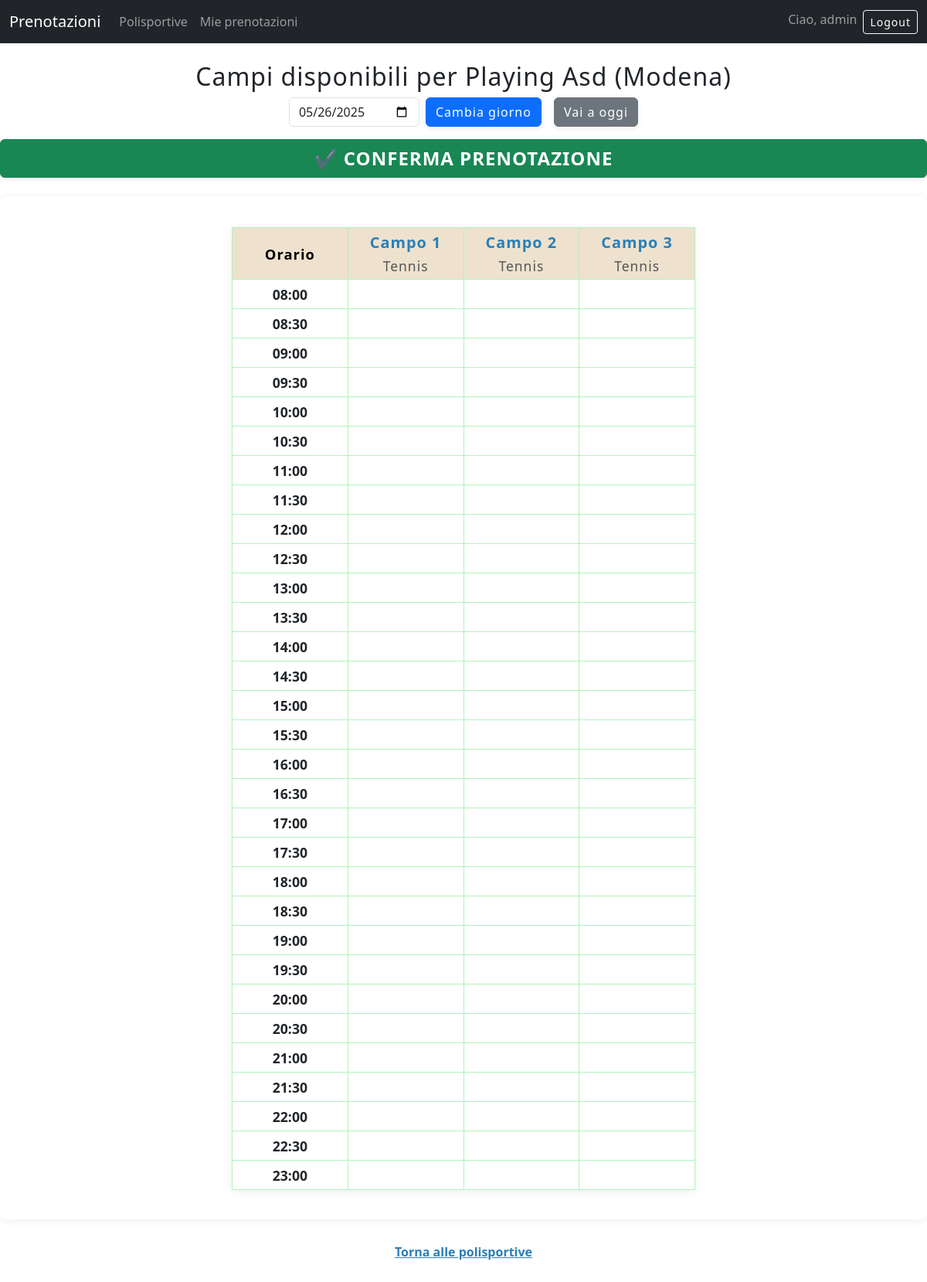
The page /accounts/polisportiva/1/campi/?data=&ora=&sport= (signed in) on the database its author committed.
### accounts/models.py (models this page shows, shortened)
class Account(AbstractBaseUser, PermissionsMixin):
    id= models.AutoField(primary_key=True)
    nome = models.CharField(max_length=100)
    cognome = models.CharField(max_length=100)
    email = models.EmailField(max_length=100, unique=True)
    password = models.CharField(max_length=128)
    is_societario = models.BooleanField(default=False)
    polisportiva = models.ForeignKey(
        'Polisportiva',           # nome del modello a cui si riferisce
        on_delete=models.SET_NULL,
        null=True,
        blank=True
    )
    is_active = models.BooleanField(default=True)
    is_staff = models.BooleanField(default=False)
    USERNAME_FIELD = 'email'
    REQUIRED_FIELDS = ['nome', 'cognome']
    objects = AccountManager()

class Polisportiva(models.Model):
    id = models.AutoField(primary_key=True)
    nome = models.CharField(max_length=100, unique=True)
    città = models.CharField(max_length=100)
    indirizzo = models.CharField(max_length=200, unique=True)
    telefono = models.CharField(max_length=15, unique=True)
    email = models.EmailField(max_length=100, unique=True)

class Campo(models.Model):
    id = models.AutoField(primary_key=True)
    nome = models.CharField(max_length=100)
    superficie = models.CharField(max_length=20, choices=[('terra', 'terra'), ('sintetico', 'sintetico'), ('erba', 'erba'), ('cemento', 'cemento')])
    tipo = models.CharField(max_length=20, choices=[('calcio a 5', 'calcio a 5'), ('tennis', 'tennis'), ('padel', 'padel')])
    polisportiva = models.ForeignKey(Polisportiva, on_delete=models.CASCADE, related_name='campi')

### accounts/views.py (the view, shortened to what this page needs)
# urls.py: path('polisportiva/<int:polisportiva_id>/campi/', views.campi_polisportiva, name='campi_polisportiva'),
def campi_polisportiva(request, polisportiva_id):
    data = request.GET.get('data', '')
    if not data:
        data = date.today().isoformat()  # Imposta la data di oggi se non fornita
    ora = request.GET.get('ora', '')
    sport = request.GET.get('sport', '')
    polisportiva = Polisportiva.objects.get(id=polisportiva_id)
    campi = polisportiva.campi.all()
    if sport:
        campi = campi.filter(tipo__icontains=sport)
    orari = [
        "08:00","08:30","09:00","09:30","10:00","10:30","11:00","11:30",
        "12:00","12:30","13:00","13:30","14:00","14:30","15:00","15:30",
        "16:00","16:30","17:00","17:30","18:00","18:30","19:00","19:30",
        "20:00","20:30","21:00","21:30","22:00","22:30","23:00"
    ]
    prenotazioni_map = {}
    for campo in campi:
        prenotazioni_map[campo.id] = {o: False for o in orari}
        prenotazioni = campo.prenotazioni.filter(data=data, stato='accettata')
    today = date.today().isoformat()  # <-- aggiungi questa riga
    return render(request, 'accounts/campi_polisportiva.html', {
        'polisportiva': polisportiva,
        'campi': campi,
        'data': data,
        'ora': ora,
        'sport': sport,
        'orari': orari,
        'prenotazioni_map': prenotazioni_map,
        'today': today,
    })

### accounts/templatetags/dict_extras.py (called while the page is built)
@register.filter
def dict_get(d, k):
    return d.get(k, None)

### accounts/templates/accounts/campi_polisportiva.html (shortened to what this page needs)
<!DOCTYPE html>
<html lang="it">
<head>
    {% load dict_extras %}
    {% load static %}
    <link rel="stylesheet" href="{% static 'accounts/styles.css' %}">
    <link href="https://cdn.jsdelivr.net/npm/bootstrap@5.3.3/dist/css/bootstrap.min.css" rel="stylesheet">
</head>
<body>
    {% include 'accounts/navbar2.html' %}
    <h2>Campi disponibili per {{ polisportiva.nome }} ({{ polisportiva.città }})</h2>
    <div class="d-flex justify-content-center mb-3">
        <form method="get" class="d-flex align-items-center" style="gap: 8px;">
            <input type="date" name="data" value="{{ data }}" class="form-control" style="max-width: 180px;">
            <button type="submit" class="btn btn-primary">Cambia giorno</button>
            <a href="?data={{ today }}&sport={{ sport }}&ora={{ ora }}" class="btn btn-secondary ms-2" style="white-space:nowrap;">Vai a oggi</a>
        </form>
    </div>
    <div class="mb-4">
        <button id="conferma-prenotazione" class="btn btn-success w-100" style="font-size:1.5em; font-weight:bold;">
            &#10004; CONFERMA PRENOTAZIONE
        </button>
    </div>
    <div class="tabella-orari-wrapper">
        <table class="tabella-orari">
            <thead>
                <tr>
                    <th>Orario</th>
                    {% for campo in campi %}
                    <th>
                            <span class="campo-nome">{{ campo.nome }}</span>
                            <span class="campo-tipo">{{ campo.tipo|title }}</span>
                        </th>
                    {% endfor %}
                </tr>
            </thead>
            <tbody>
                {% for ora in orari %}
                <tr>
                    <td style="font-weight:bold;">{{ ora }}</td>
                    {% for campo in campi %}
                        {% with prenotato=prenotazioni_map|dict_get:campo.id|dict_get:ora %}
                            {% if not prenotato %}
                                <td class="disponibile" data-campo="{{ campo.id }}" data-ora="{{ ora }}"></td>
                            {% else %}
                                <td class="occupato"></td>
                            {% endif %}
                        {% endwith %}
                    {% endfor %}
                </tr>
                {% endfor %}
            </tbody>
        </table>
    </div>
    <div style="text-align:center; margin-bottom:40px;">
        <a href="{% url 'lista_polisportive' %}?citta={{ request.GET.citta }}&sport={{ sport }}&data={{ data }}&ora={{ ora }}" style="color:#2980b9; font-weight:bold;">Torna alle polisportive</a>
    </div>
</body>
</html>

### accounts/templates/accounts/navbar2.html (shortened to what this page needs)
<nav class="navbar navbar-expand-lg navbar-dark bg-dark mb-4">
  <div class="container-fluid">
    <a class="navbar-brand" href="{% url 'home' %}">Prenotazioni</a>
    <div class="collapse navbar-collapse" id="navbarNav2">
      <ul class="navbar-nav me-auto mb-2 mb-lg-0">
        <li class="nav-item">
          <a class="nav-link" href="{% url 'lista_polisportive' %}">Polisportive</a>
        </li>
        {% if user.is_authenticated %}
        <li class="nav-item">
          <a class="nav-link" href="{% url 'mie_prenotazioni' %}">Mie prenotazioni</a>
        </li>
        {% endif %}
      </ul>
      <ul class="navbar-nav mb-2 mb-lg-0">
        <li class="nav-item">
          <span class="navbar-text me-2">
            {% if user.is_authenticated %}
              Ciao, {{ user.nome|default:user.email }}
            {% else %}
              Ciao
            {% endif %}
          </span>
        </li>
        {% if user.is_authenticated %}
        <li class="nav-item">
          <form action="{% url 'logout' %}" method="post" style="display:inline;">
            <button class="btn btn-outline-light btn-sm" type="submit">Logout</button>
          </form>
        </li>
        {% endif %}
      </ul>
    </div>
  </div>
</nav>

### accounts/static/accounts/styles.css (style rules this page uses)
body { min-height: 100vh; justify-content: center; align-items: center; background-color: #f4f4f9; margin: 0; padding: 0; }
input { width: 100%; padding: 10px; margin-bottom: 15px; border: 1px solid #cccccc; border-radius: 4px; font-size: 14px; }
button { background-color: #007bff; color: white; border: none; padding: 10px 15px; border-radius: 4px; cursor: pointer; font-size: 16px; width: 100%; }
.tabella-orari-wrapper { width: 100%; overflow-x: auto; margin: 0 auto 30px auto; border-radius: 8px; background: #fff; box-shadow: 0 2px 12px #0001; padding-bottom: 8px; }
.tabella-orari { border-collapse: collapse; min-width: 600px; width: max-content; margin: 40px auto 30px auto; background: #fff; box-shadow: 0 2px 12px #0001; }
.tabella-orari th, .tabella-orari td { border: 1px solid #b2f2bb; text-align: center; white-space: nowrap; width: 120px; height: 38px; font-size: 1.1em; }
.tabella-orari th { background: #eee2ce; color: #000000; font-size: 1.15em; letter-spacing: 1px; padding: 4px 8px; }
.tabella-orari th span { display: block; word-break: break-word; font-size: 1em; max-width: 120px; margin: 0 auto; }
.tabella-orari td.disponibile { background: #fff; color: #2980b9; cursor: pointer; transition: background 0.2s; position: relative; }
h2 { text-align: center; margin-top: 30px; margin-bottom: 30px; font-size: 2em; font-weight: bold; }
.tabella-orari th .campo-nome { color: #2980b9; font-weight: bold; font-size: 1.08em; margin-bottom: 2px; display: block; }
.tabella-orari th .campo-tipo { color: #555; font-size: 0.95em; font-weight: normal; display: block; margin-top: 0; }
.btn-sm { padding: 0.25rem 0.5rem; font-size: 0.875rem; }
.btn { display: inline-block; padding: 8px 18px; background: #4ba379; color: #fff !important; border: none; border-radius: 8px; text-decoration: none; transition: background 0.2s, box-shadow 0.2s; cursor: pointer; font-weight: 600; box-shadow: 0 2px 8px #0001; font-size: 1.15em; letter-spacing: 1px; text-align: center; }
h2 { text-align: center; margin-top: 30px; margin-bottom: 30px; font-size: 2.2em; font-weight: bold; color: #222e50; letter-spacing: 1px; }

### rows shown on the page
Account: nome "admin"
Polisportiva: nome "Playing Asd", città "Modena"
Campo: nome "Campo 1", tipo "Tennis"
Campo: nome "Campo 2", tipo "Tennis"
Campo: nome "Campo 3", tipo "Tennis"

### other values the page prints
{{ ora }} "08:00" "08:30" "09:00" "09:30" "10:00" "10:30" "11:00" "11:30" "12:00" "12:30" "13:00" "13:30" "14:00" "14:30" "15:00" "15:30" "16:00" "16:30" "17:00" "17:30" "18:00" "18:30" "19:00" "19:30" "20:00" "20:30" "21:00" "21:30" "22:00" "22:30" "23:00"
